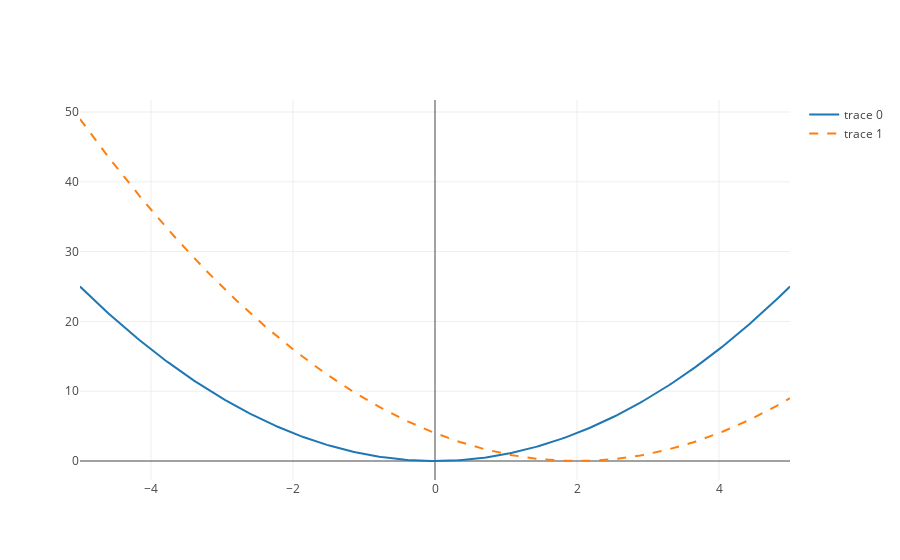

The cell this chart's notebook holds for it:
### Code cell
# plotly
# Create a trace
trace0 = go.Scatter(
    x = x,
    y = y1
)
trace1 = go.Scatter(
    x = x,
    y = y2,
    line = dict(dash = 'dash')
)

data = [trace0, trace1]
fig = go.Figure(data=data)
offline.iplot(fig)

### Figure 1 — Plotly figure (JSON) as saved in the notebook; plotly's stock layout.template omitted (floating-point values rounded to 4 significant figures; data arrays with more than 128 entries replaced by an {"elided": "..."} marker saying what was removed)
{"data": [{"type": "scatter", "uid": "039ef356-b2c0-4180-86de-ca43d3c07de8", "x": {"elided": "300 float values"}, "y": {"elided": "300 float values"}}, {"line": {"dash": "dash"}, "type": "scatter", "uid": "a2d5b10e-6b3a-4a04-8565-dbe5da3a9c9f", "x": {"elided": "300 float values"}, "y": {"elided": "300 float values"}}], "layout": {"autosize": true, "xaxis": {"autorange": true, "range": [-5, 5], "type": "linear"}, "yaxis": {"autorange": true, "range": [-2.722, 51.72], "type": "linear"}}}
